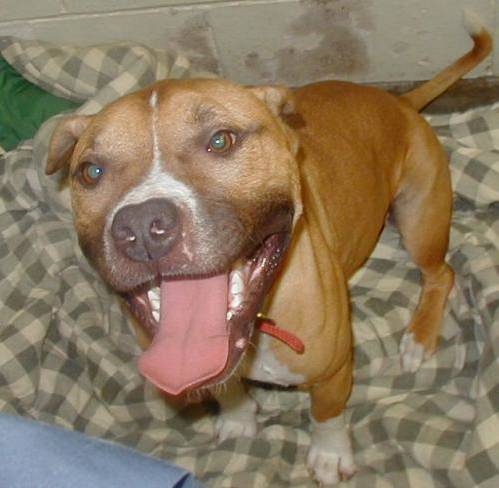
#> input picture Lab_03/data/train/dogs/dog1.jpg, 499 x 488 px; its folder holds only this picture in this run
$ jupyter execute --allow-errors Lab_DL_03.ipynb
#> lines starting #> are read from the running program, lines starting #| are printed output that depends on the picture
#> further down, img_dog is the input picture: shape (488, 499, 3); mean B, G, R 96, 120.4, 138.4
#> `img_dog = cv2.resize(img_dog, (100, 100))`:
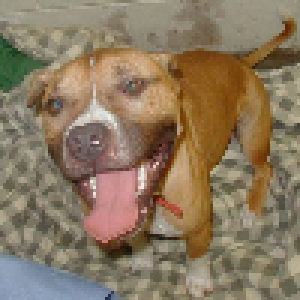
#> img_dog: shape (100, 100, 3) (shown 3 times larger); mean B, G, R 95.8, 120.3, 138.2
# Creating logistic regression for dog vs cat classification

[cell 1]
# importing the libraries
import cv2
import numpy as np
import pandas as pd
import matplotlib.pyplot as plt
import os

[cell 2]
import warnings
warnings.filterwarnings('ignore')

#> (a cell that did not finish here is left out)

[cell 4]
# label to class mapping
pred = {0 : 'cat', 1 : 'dog'}

[cell 5]
train_set = []

#> (the rest of this cell did not finish here and is left out)

[cell 6]
print(len(train_set))
#| 1
print(type(train_set))
#| <class 'list'>

[cell 7]
# we need to convert this into numpy array

X = np.array(train_set)
print(X.shape)
#| (1, 30000)
print(type(X))
#| <class 'numpy.ndarray'>
print("No. of training examples : ", X.shape[0])
#| No. of training examples :  1
print("Flattened image array size : ", X.shape[1])
#| Flattened image array size :  30000
